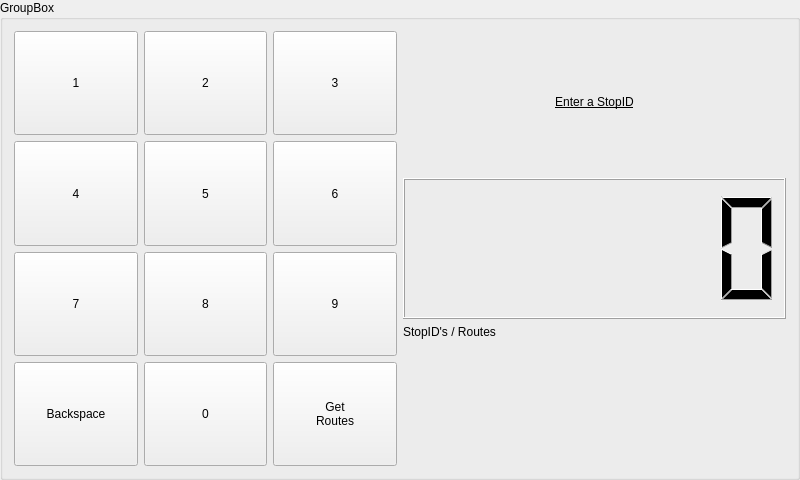
<?xml version="1.0" encoding="UTF-8"?>
<ui version="4.0">
 <class>GroupBox</class>
 <widget class="QGroupBox" name="GroupBox">
  <property name="windowModality">
   <enum>Qt::NonModal</enum>
  </property>
  <property name="enabled">
   <bool>true</bool>
  </property>
  <property name="geometry">
   <rect>
    <x>0</x>
    <y>0</y>
    <width>800</width>
    <height>480</height>
   </rect>
  </property>
  <property name="sizePolicy">
   <sizepolicy hsizetype="Fixed" vsizetype="Fixed">
    <horstretch>0</horstretch>
    <verstretch>0</verstretch>
   </sizepolicy>
  </property>
  <property name="maximumSize">
   <size>
    <width>800</width>
    <height>16777215</height>
   </size>
  </property>
  <property name="windowTitle">
   <string/>
  </property>
  <property name="styleSheet">
   <string notr="true"/>
  </property>
  <property name="title">
   <string>GroupBox</string>
  </property>
  <layout class="QHBoxLayout" name="horizontalLayout">
   <item>
    <layout class="QGridLayout" name="gridLayout">
     <item row="2" column="0">
      <widget class="QPushButton" name="pushButton_1">
       <property name="sizePolicy">
        <sizepolicy hsizetype="Minimum" vsizetype="MinimumExpanding">
         <horstretch>0</horstretch>
         <verstretch>0</verstretch>
        </sizepolicy>
       </property>
       <property name="styleSheet">
        <string notr="true">font: 48pt &quot;Plantagenet Cherokee&quot;;</string>
       </property>
       <property name="text">
        <string>1</string>
       </property>
      </widget>
     </item>
     <item row="8" column="2">
      <widget class="QPushButton" name="pushButton_0">
       <property name="sizePolicy">
        <sizepolicy hsizetype="Minimum" vsizetype="MinimumExpanding">
         <horstretch>0</horstretch>
         <verstretch>0</verstretch>
        </sizepolicy>
       </property>
       <property name="styleSheet">
        <string notr="true">font: 48pt &quot;Plantagenet Cherokee&quot;;</string>
       </property>
       <property name="text">
        <string>0</string>
       </property>
      </widget>
     </item>
     <item row="2" column="3">
      <widget class="QPushButton" name="pushButton_3">
       <property name="sizePolicy">
        <sizepolicy hsizetype="Minimum" vsizetype="MinimumExpanding">
         <horstretch>0</horstretch>
         <verstretch>0</verstretch>
        </sizepolicy>
       </property>
       <property name="styleSheet">
        <string notr="true">font: 48pt &quot;Plantagenet Cherokee&quot;;</string>
       </property>
       <property name="text">
        <string>3</string>
       </property>
      </widget>
     </item>
     <item row="2" column="2">
      <widget class="QPushButton" name="pushButton_2">
       <property name="sizePolicy">
        <sizepolicy hsizetype="Minimum" vsizetype="MinimumExpanding">
         <horstretch>0</horstretch>
         <verstretch>0</verstretch>
        </sizepolicy>
       </property>
       <property name="styleSheet">
        <string notr="true">font: 48pt &quot;Plantagenet Cherokee&quot;;</string>
       </property>
       <property name="text">
        <string>2</string>
       </property>
      </widget>
     </item>
     <item row="8" column="3">
      <widget class="QPushButton" name="pushButton_Next">
       <property name="enabled">
        <bool>true</bool>
       </property>
       <property name="sizePolicy">
        <sizepolicy hsizetype="Minimum" vsizetype="Minimum">
         <horstretch>0</horstretch>
         <verstretch>0</verstretch>
        </sizepolicy>
       </property>
       <property name="styleSheet">
        <string notr="true">font: 20pt &quot;Plantagenet Cherokee&quot;;</string>
       </property>
       <property name="text">
        <string>Get
Routes</string>
       </property>
      </widget>
     </item>
     <item row="5" column="2">
      <widget class="QPushButton" name="pushButton_8">
       <property name="sizePolicy">
        <sizepolicy hsizetype="Minimum" vsizetype="MinimumExpanding">
         <horstretch>0</horstretch>
         <verstretch>0</verstretch>
        </sizepolicy>
       </property>
       <property name="styleSheet">
        <string notr="true">font: 48pt &quot;Plantagenet Cherokee&quot;;</string>
       </property>
       <property name="text">
        <string>8</string>
       </property>
      </widget>
     </item>
     <item row="8" column="0">
      <widget class="QPushButton" name="pushButton_bksp">
       <property name="sizePolicy">
        <sizepolicy hsizetype="Minimum" vsizetype="MinimumExpanding">
         <horstretch>0</horstretch>
         <verstretch>0</verstretch>
        </sizepolicy>
       </property>
       <property name="styleSheet">
        <string notr="true">font: 16pt &quot;Plantagenet Cherokee&quot;;</string>
       </property>
       <property name="text">
        <string>Backspace</string>
       </property>
      </widget>
     </item>
     <item row="3" column="0">
      <widget class="QPushButton" name="pushButton_4">
       <property name="sizePolicy">
        <sizepolicy hsizetype="Minimum" vsizetype="MinimumExpanding">
         <horstretch>0</horstretch>
         <verstretch>0</verstretch>
        </sizepolicy>
       </property>
       <property name="styleSheet">
        <string notr="true">font: 48pt &quot;Plantagenet Cherokee&quot;;</string>
       </property>
       <property name="text">
        <string>4</string>
       </property>
      </widget>
     </item>
     <item row="3" column="3">
      <widget class="QPushButton" name="pushButton_6">
       <property name="sizePolicy">
        <sizepolicy hsizetype="Minimum" vsizetype="MinimumExpanding">
         <horstretch>0</horstretch>
         <verstretch>0</verstretch>
        </sizepolicy>
       </property>
       <property name="styleSheet">
        <string notr="true">font: 48pt &quot;Plantagenet Cherokee&quot;;</string>
       </property>
       <property name="text">
        <string>6</string>
       </property>
      </widget>
     </item>
     <item row="5" column="3">
      <widget class="QPushButton" name="pushButton_9">
       <property name="sizePolicy">
        <sizepolicy hsizetype="Minimum" vsizetype="MinimumExpanding">
         <horstretch>0</horstretch>
         <verstretch>0</verstretch>
        </sizepolicy>
       </property>
       <property name="styleSheet">
        <string notr="true">font: 48pt &quot;Plantagenet Cherokee&quot;;</string>
       </property>
       <property name="text">
        <string>9</string>
       </property>
      </widget>
     </item>
     <item row="5" column="0">
      <widget class="QPushButton" name="pushButton_7">
       <property name="sizePolicy">
        <sizepolicy hsizetype="Minimum" vsizetype="MinimumExpanding">
         <horstretch>0</horstretch>
         <verstretch>0</verstretch>
        </sizepolicy>
       </property>
       <property name="styleSheet">
        <string notr="true">font: 48pt &quot;Plantagenet Cherokee&quot;;</string>
       </property>
       <property name="text">
        <string>7</string>
       </property>
      </widget>
     </item>
     <item row="3" column="2">
      <widget class="QPushButton" name="pushButton_5">
       <property name="enabled">
        <bool>true</bool>
       </property>
       <property name="sizePolicy">
        <sizepolicy hsizetype="Minimum" vsizetype="Expanding">
         <horstretch>0</horstretch>
         <verstretch>0</verstretch>
        </sizepolicy>
       </property>
       <property name="minimumSize">
        <size>
         <width>0</width>
         <height>1</height>
        </size>
       </property>
       <property name="baseSize">
        <size>
         <width>50</width>
         <height>50</height>
        </size>
       </property>
       <property name="styleSheet">
        <string notr="true">font: 48pt &quot;Plantagenet Cherokee&quot;;</string>
       </property>
       <property name="text">
        <string>5</string>
       </property>
       <property name="autoRepeatDelay">
        <number>300</number>
       </property>
      </widget>
     </item>
    </layout>
   </item>
   <item>
    <layout class="QVBoxLayout" name="verticalLayout">
     <item>
      <widget class="QLabel" name="label">
       <property name="sizePolicy">
        <sizepolicy hsizetype="Preferred" vsizetype="Preferred">
         <horstretch>0</horstretch>
         <verstretch>0</verstretch>
        </sizepolicy>
       </property>
       <property name="acceptDrops">
        <bool>false</bool>
       </property>
       <property name="styleSheet">
        <string notr="true">font: 32pt &quot;Plantagenet Cherokee&quot;;
text-decoration: underline;
</string>
       </property>
       <property name="text">
        <string>Enter a StopID</string>
       </property>
       <property name="alignment">
        <set>Qt::AlignCenter</set>
       </property>
      </widget>
     </item>
     <item>
      <widget class="QLCDNumber" name="lcdNumber">
       <property name="sizePolicy">
        <sizepolicy hsizetype="Minimum" vsizetype="Minimum">
         <horstretch>0</horstretch>
         <verstretch>0</verstretch>
        </sizepolicy>
       </property>
       <property name="digitCount">
        <number>6</number>
       </property>
      </widget>
     </item>
     <item>
      <layout class="QHBoxLayout" name="horizontalLayout_2">
       <item>
        <layout class="QHBoxLayout" name="horizontalLayout_3">
         <item>
          <widget class="QLabel" name="label_2">
           <property name="text">
            <string>StopID's / Routes </string>
           </property>
           <property name="alignment">
            <set>Qt::AlignLeading|Qt::AlignLeft|Qt::AlignTop</set>
           </property>
          </widget>
         </item>
        </layout>
       </item>
      </layout>
     </item>
    </layout>
   </item>
  </layout>
 </widget>
 <resources/>
 <connections/>
</ui>
